Frame 1 (no input): blank canvas, image omitted
Frame 60 (the mouse pressed at the canvas centre just before this capture): blank canvas, image omitted
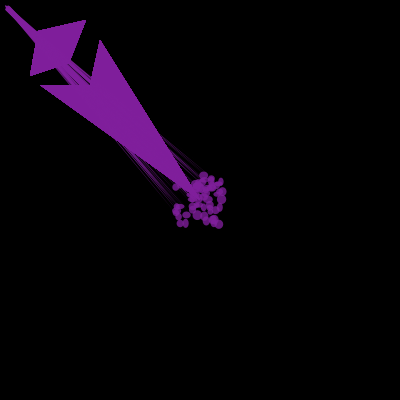
Frame 120 (the mouse held since frame 60 and released just before this capture)

The Processing sketch whose frames 1 and 60 were blank and that drew this single picture after the mouse press (run headless with seeded random() and noise(); from frame 60 on, the mouse is pressed at the canvas centre):

// Processing sketch: processing_164817
// ── processing_164817.pde


void setup(){
background(0, 0, 0);
size(400, 400);
}

void draw(){ 
if(mousePressed){
noStroke();
fill(map(mouseX, 0, 400, 0, 255), 31, 156, 200);
ellipse(mouseX+random(-25, 25), mouseY+random(-25, 25), random(5, 10), random(5, 10));
triangle(mouseX+random(-25, 25), mouseY+random(-25, 25), random(5, 10), random(5, 10), random(6, 8), random(9, 7));
quad(38, 31, 86, 20, 69, 63, 30, 76);
quad(200, 200, 100, 40, 90, 85, 40, 85);
}
}
